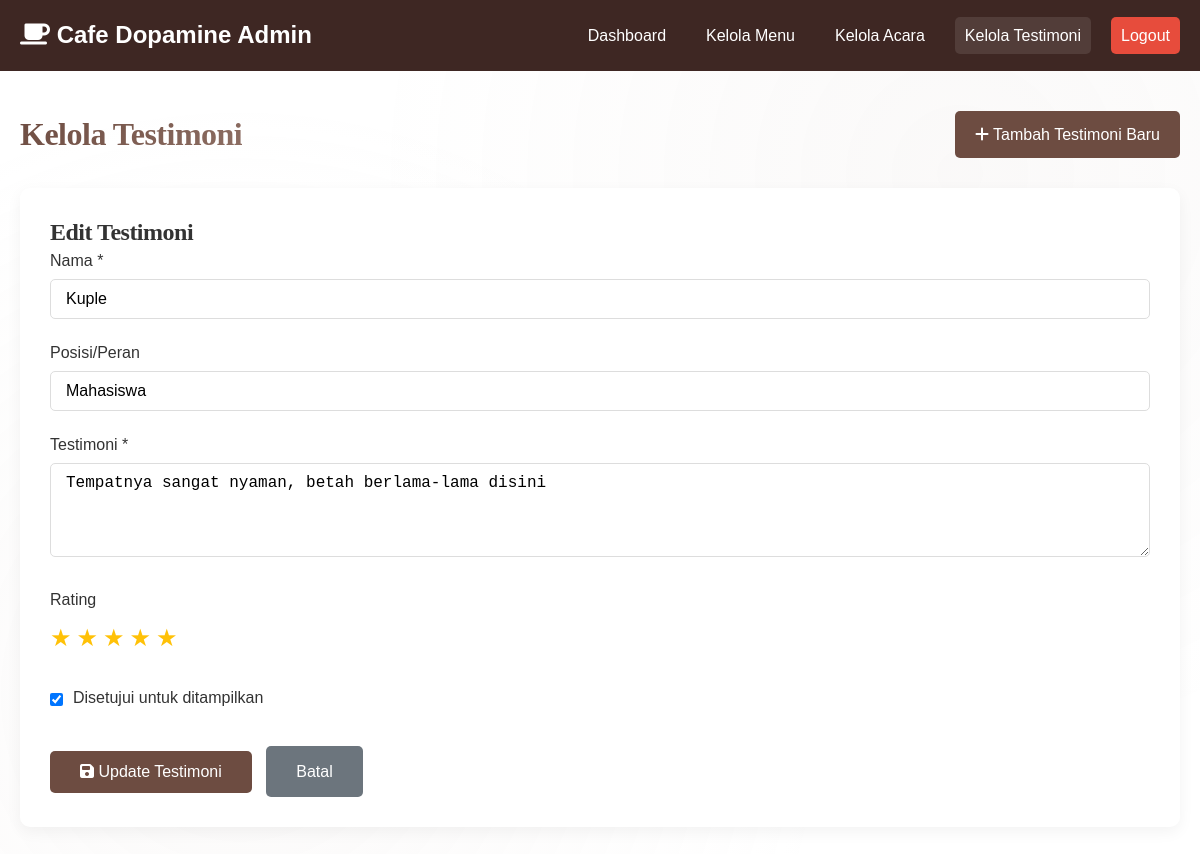
/admin/manage_testimonials.php?edit=6 (signed in), run on the app's committed database.
### tables this page shows
CREATE TABLE `testimonials` (
  `id` int(11) NOT NULL,
  `name` varchar(100) NOT NULL,
  `role` varchar(100) DEFAULT NULL,
  `comment` text NOT NULL,
  `rating` int(11) DEFAULT NULL CHECK (`rating` >= 1 and `rating` <= 5),
  `avatar` varchar(255) DEFAULT NULL,
  `is_approved` tinyint(1) DEFAULT 1,
  `created_at` timestamp NOT NULL DEFAULT current_timestamp()
);

### admin/manage_testimonials.php (the view, shortened to what this page needs)
<?php
require_once '../includes/database.php';
?>
<!DOCTYPE html>
<html lang="id">
<head>
    <link rel="stylesheet" href="../css/style.css">
    <link rel="stylesheet" href="https://cdnjs.cloudflare.com/ajax/libs/font-awesome/6.4.0/css/all.min.css">
</head>
<body>
    <header class="admin-header">
        <div class="container">
            <nav class="admin-nav">
                <div class="admin-logo">
                    <i class="fas fa-coffee"></i> Cafe Dopamine Admin
                </div>
                <div class="admin-nav-links">
                    <a href="dashboard.php">Dashboard</a>
                    <a href="manage_menu.php">Kelola Menu</a>
                    <a href="manage_events.php">Kelola Acara</a>
                    <a href="manage_testimonials.php" class="active">Kelola Testimoni</a>
                    <a href="logout.php" class="logout-btn">Logout</a>
                </div>
            </nav>
        </div>
    </header>
    <main class="admin-container">
        <div class="admin-title">
            <h1>Kelola Testimoni</h1>
            <a href="manage_testimonials.php?action=add" class="btn-add">
                <i class="fas fa-plus"></i> Tambah Testimoni Baru
            </a>
        </div>
        <?php if (isset($_GET['action']) && $_GET['action'] === 'add'): ?>
            <div class="form-container">
                <h2>Tambah Testimoni Baru</h2>
                <form method="POST" action="">
                    <input type="hidden" name="action" value="add">
                    <div class="form-group">
                        <label for="name">Nama *</label>
                        <input type="text" id="name" name="name" class="form-control" required>
                    </div>
                    <div class="form-group">
                        <label for="role">Posisi/Peran</label>
                        <input type="text" id="role" name="role" class="form-control" placeholder="Contoh: Pelanggan, Mahasiswa, dll.">
                    </div>
                    <div class="form-group">
                        <label for="comment">Testimoni *</label>
                        <textarea id="comment" name="comment" class="form-control" rows="4" required></textarea>
                    </div>
                    <div class="form-group">
                        <label>Rating</label>
                        <div class="rating-input">
                            <input type="radio" id="star5" name="rating" value="5" checked>
                            <label for="star5">★</label>
                            <input type="radio" id="star4" name="rating" value="4">
                            <label for="star4">★</label>
                            <input type="radio" id="star3" name="rating" value="3">
                            <label for="star3">★</label>
                            <input type="radio" id="star2" name="rating" value="2">
                            <label for="star2">★</label>
                            <input type="radio" id="star1" name="rating" value="1">
                            <label for="star1">★</label>
                        </div>
                    </div>
                    <div class="form-group">
                        <div class="checkbox-group">
                            <input type="checkbox" id="is_approved" name="is_approved" value="1" checked>
                            <label for="is_approved">Disetujui untuk ditampilkan</label>
                        </div>
                    </div>
                    <div class="form-actions">
                        <button type="submit" class="btn-submit">
                            <i class="fas fa-save"></i> Simpan Testimoni
                        </button>
                        <a href="manage_testimonials.php" class="btn-cancel">Batal</a>
                    </div>
                </form>
            </div>
        <?php elseif (isset($_GET['edit'])):
            $id = intval($_GET['edit']);
            $result = $conn->query("SELECT * FROM testimonials WHERE id = $id");
            $testimonial = $result->fetch_assoc();
            if ($testimonial):
        ?>
            <div class="form-container">
                <h2>Edit Testimoni</h2>
                <form method="POST" action="">
                    <div class="form-group">
                        <label for="name">Nama *</label>
                        <input type="text" id="name" name="name" class="form-control" value="<?php echo htmlspecialchars($testimonial['name']); ?>" required>
                    </div>
                    <div class="form-group">
                        <label for="role">Posisi/Peran</label>
                        <input type="text" id="role" name="role" class="form-control" value="<?php echo htmlspecialchars($testimonial['role']); ?>" placeholder="Contoh: Pelanggan, Mahasiswa, dll.">
                    </div>
                    <div class="form-group">
                        <label for="comment">Testimoni *</label>
                        <textarea id="comment" name="comment" class="form-control" rows="4" required><?php echo htmlspecialchars($testimonial['comment']); ?></textarea>
                    </div>
                    <div class="form-group">
                        <label>Rating</label>
                        <div class="rating-input">
                            <?php for($i = 5; $i >= 1; $i--): ?>
                                <label for="star<?php echo $i; ?>">★</label>
                            <?php endfor; ?>
                        </div>
                    </div>
                    <div class="form-group">
                        <div class="checkbox-group">
                            <input type="checkbox" id="is_approved" name="is_approved" value="1" <?php echo $testimonial['is_approved'] ? 'checked' : ''; ?>>
                            <label for="is_approved">Disetujui untuk ditampilkan</label>
                        </div>
                    </div>
                    <div class="form-actions">
                        <button type="submit" class="btn-submit">
                            <i class="fas fa-save"></i> Update Testimoni
                        </button>
                        <a href="manage_testimonials.php" class="btn-cancel">Batal</a>
                    </div>
                </form>
            </div>
        <?php
            else:
                echo '<div class="message error">Testimoni tidak ditemukan!</div>';
            endif;
        endif; ?>
    </main>
</body>
</html>

### css/style.css (style rules this page uses)
* { margin: 0; padding: 0; box-sizing: border-box; }
html { scroll-behavior: smooth; scroll-padding-top: 100px; }
:root { --primary-color: #6d4c41; --secondary-color: #a1887f; --accent-color: #d7ccc8; --light-color: #f5f5f5; --dark-color: #3e2723; --text-color: #333333; --text-light: #777777; --white: #ffffff; --shadow: 0 10px 30px rgba(0, 0, 0, 0.08); --shadow-hover: 0 20px 40px rgba(0, 0, 0, 0.15); --transition: all 0.4s cubic-bezier(0.175, 0.885, 0.32, 1.1); --border-radius: 16px; --gradient-primary: linear-gradient(135deg, #6d4c41 0%, #8d6e63 100%); --gradient-light: linear-gradient(135deg, #f9f5f3 0%, #f0e6e1 100%); }
body { font-family: 'Poppins', sans-serif; color: var(--text-color); background-color: var(--white); line-height: 1.7; overflow-x: hidden; position: relative; }
body::before { content: ''; position: fixed; top: 0; left: 0; width: 100%; height: 100%; background: radial-gradient(circle at 20% 80%, rgba(215, 204, 200, 0.1) 0%, transparent 50%), radial-gradient(circle at 80% 20%, rgba(161, 136, 127, 0.05) 0%, transparent 50%); pointer-events: none; z-index: -1; }
.container { width: 100%; max-width: 1200px; margin: 0 auto; padding: 0 20px; }
h1, h2, h3, h4 { font-family: 'Playfair Display', serif; font-weight: 700; line-height: 1.2; letter-spacing: -0.5px; }
h1 { background: var(--gradient-primary); -webkit-background-clip: text; -webkit-text-fill-color: transparent; background-clip: text; }
a { text-decoration: none; color: inherit; transition: var(--transition); }

### admin/manage_testimonials.php (style rules this page uses)
.admin-header { background-color: var(--dark-color); color: white; padding: 15px 0; position: sticky; top: 0; z-index: 100; }
.admin-nav { display: flex; justify-content: space-between; align-items: center; }
.admin-logo { font-size: 1.5rem; font-weight: 600; }
.admin-nav-links { display: flex; gap: 20px; }
.admin-nav-links a { color: white; padding: 5px 10px; border-radius: 5px; transition: var(--transition); }
.admin-nav-links a:hover, .admin-nav-links a.active { background-color: rgba(255,255,255,0.1); }
.logout-btn { background: #e74c3c; }
.admin-container { padding: 40px 20px; max-width: 1200px; margin: 0 auto; }
.admin-title { margin-bottom: 30px; color: var(--dark-color); display: flex; justify-content: space-between; align-items: center; }
.btn-add { background-color: var(--primary-color); color: white; padding: 10px 20px; border-radius: 5px; text-decoration: none; transition: var(--transition); }
.form-container { background: white; border-radius: 10px; padding: 30px; box-shadow: 0 5px 15px rgba(0,0,0,0.05); }
.form-group { margin-bottom: 20px; }
.form-group label { display: block; margin-bottom: 5px; font-weight: 500; }
.form-control { width: 100%; padding: 10px 15px; border: 1px solid #ddd; border-radius: 5px; font-size: 16px; transition: var(--transition); }
.checkbox-group { display: flex; align-items: center; gap: 10px; }
.checkbox-group input { width: auto; }
.btn-submit { background-color: var(--primary-color); color: white; border: none; padding: 12px 30px; border-radius: 5px; font-size: 16px; cursor: pointer; transition: var(--transition); }
.btn-cancel { background-color: #6c757d; color: white; border: none; padding: 12px 30px; border-radius: 5px; font-size: 16px; cursor: pointer; transition: var(--transition); text-decoration: none; display: inline-block; margin-left: 10px; }
.form-actions { margin-top: 30px; }
.rating-input { display: flex; gap: 5px; margin-top: 5px; }
.rating-input label { font-size: 1.5rem; color: #ddd; cursor: pointer; transition: var(--transition); }
.rating-input input:checked ~ label, .rating-input input:hover ~ label, .rating-input label:hover, .rating-input label:hover ~ label { color: #ffc107; }

### data on the page
testimonials: name "Kuple", role "Mahasiswa", comment "Tempatnya sangat nyaman, betah berlama-lama disini", is_approved "☑"
